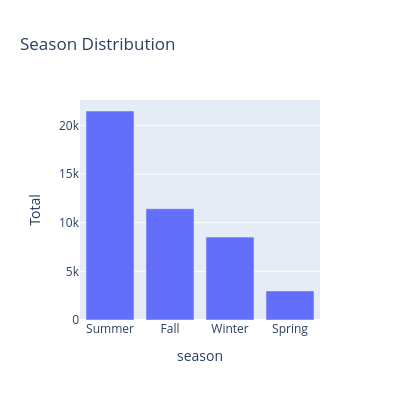

Here is the notebook cell this chart was saved with:
### Markdown cell above
Group by category and gender to see the distribution.  
Most of the gender are men and women.  
Gender factor should not be a key factor since recommendation is based on image feature

### Code cell
styles_df_season = styles_df.groupby('season')['season'].count().reset_index(name='Total').sort_values('Total', ascending=False)

fig = px.bar(styles_df_season,
             x='season',
             y='Total',
             title='Season Distribution',
             height=400,
             width=400)
fig.update_xaxes(tickfont=dict(size=12))
fig.show()

### Figure 1 — Plotly figure (JSON) as saved in the notebook; plotly's stock layout.template omitted (floating-point values rounded to 4 significant figures)
{"data": [{"hovertemplate": "season=%{x}<br>Total=%{y}<extra></extra>", "legendgroup": "", "marker": {"color": "#636efa", "pattern": {"shape": ""}}, "name": "", "orientation": "v", "showlegend": false, "textposition": "auto", "type": "bar", "x": ["Summer", "Fall", "Winter", "Spring"], "xaxis": "x", "y": [21472, 11431, 8517, 2983], "yaxis": "y"}], "layout": {"barmode": "relative", "height": 400, "legend": {"tracegroupgap": 0}, "title": {"text": "Season Distribution"}, "width": 400, "xaxis": {"anchor": "y", "domain": [0, 1], "tickfont": {"size": 12}, "title": {"text": "season"}}, "yaxis": {"anchor": "x", "domain": [0, 1], "title": {"text": "Total"}}}}
